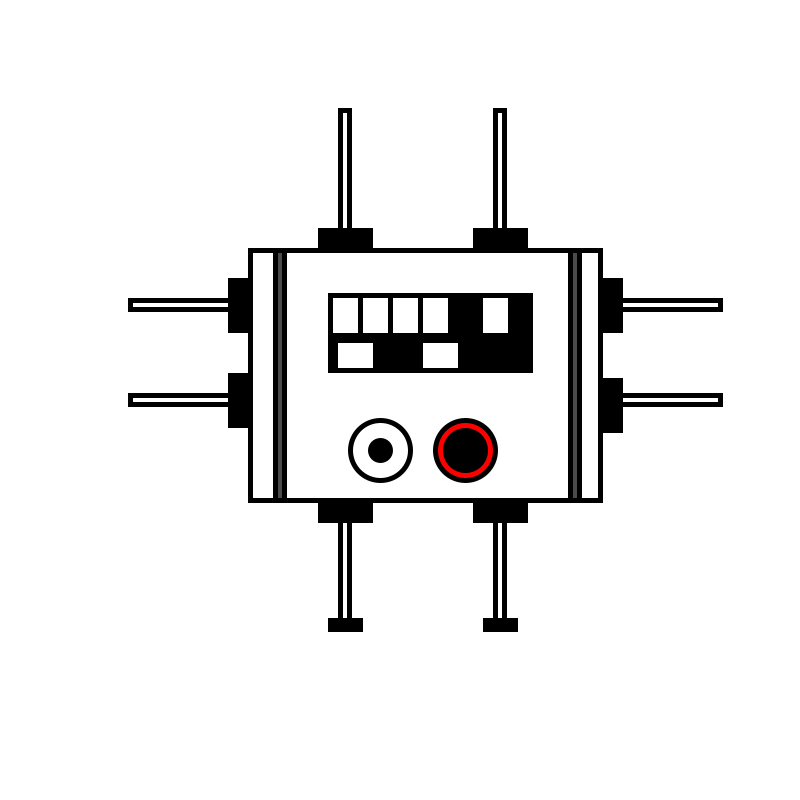
Frame 1 (no input)
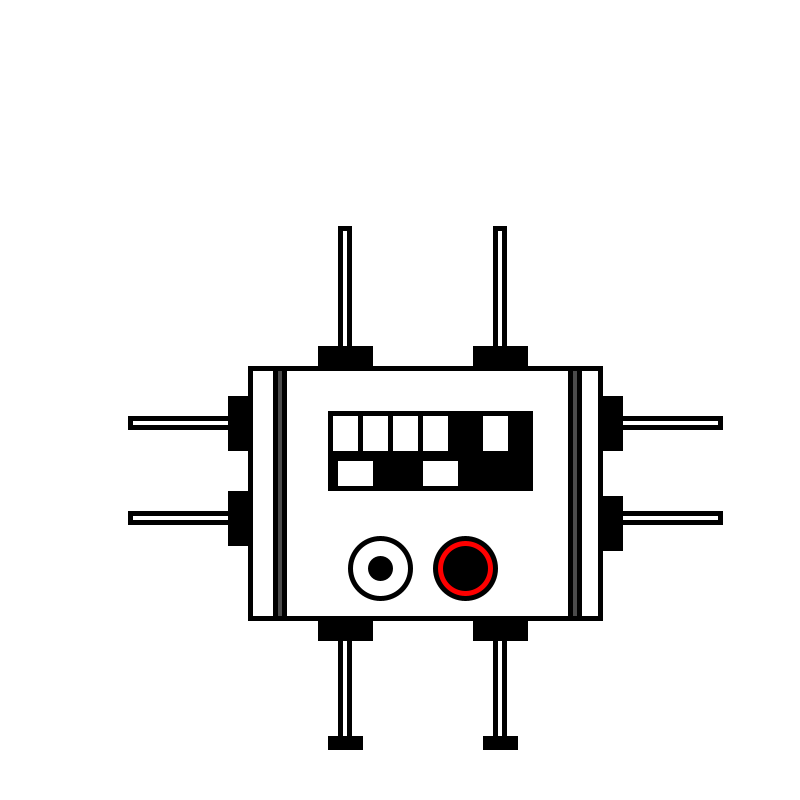
Frame 60 (the mouse pressed at the canvas centre just before this capture)
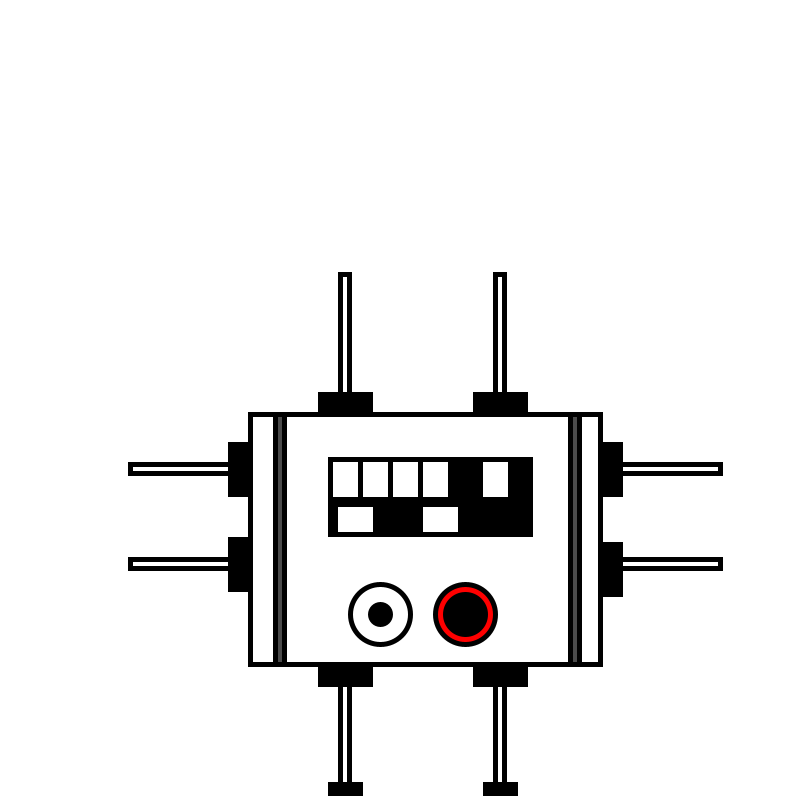
Frame 120 (the mouse held since frame 60 and released just before this capture)

The Processing sketch that drew these frames (run headless with seeded random() and noise(); from frame 60 on, the mouse is pressed at the canvas centre):

// Processing sketch: processing_52078
// ── processing_52078.pde

// Ariel Leath code assignment 1 - Bestiary
// Jan 27, 2012

int x=400;
int y=300;
int counter=0;

void setup (){
smooth();
size(800,800);
background(255);
//int a=900;
//int b=400;
}

void draw (){
  //x=400;
  println(x);
  //y=300;
  println(y);

// begin drawing "cop" monster
// body
background(255);
//a=a+2;
//b=x-150;
strokeWeight(5);
fill(255,0);
rect(x-150,y-50,350,250);

// mouth
fill(0);
stroke(0);
rect(x-70,y-5,200,75);
noFill();

// "bottom" teeth
fill(255);
stroke(255);
rect(x-65,y,20,30);
rect(x-35,y,20,30);
rect(x-5,y,20,30);
rect(x+25,y,20,30);
rect(x+85,y,20,30);

// "top" teeth
rect(x-60,y+45,30,20);
rect(x+25,y+45,30,20);


// left eye
stroke(0);
fill(255,0,0);
ellipse(x+65,y+150,60,60);
noFill();
ellipse(x-20,y+150,60,60);

// right eye
fill(0);
ellipse(x+65,y+150,40,40);
ellipse(x-20,y+150,20,20);
noFill();

// legs...? arms...?

// left base leg
rect(x-60,y+200,9,120);
fill(0);
rect(x-80,y+200,50,20);
//foot
rect(x-70,y+320,30,9);

// right base leg
noFill();
rect(x+95,y+200,9,120);
fill(0);
rect(x+75,y+200,50,20);
//foot
rect(x+85,y+320,30,9);
noFill();

//right side arms
//top
rect(x+200,y,120,9);
fill(0);
rect(x+200,y-20,20,50);
noFill();
//bottom
rect(x+200,y+95,120,9);
fill(0);
rect(x+200,y+80,20,50);
noFill();

//left side arms
//bottom
rect(x-270,y+95,120,9);
fill(0);
rect(x-170,y+75,20,50);
noFill();
//top
rect(x-270,y,120,9);
fill(0);
rect(x-170,y-20,20,50);
noFill();

//top arms
// top arm left
rect(x-60,y-190,9,120);
fill(0);
rect(x-80,y-70,50,20);
noFill();
// top arm right
rect(x+95,y-190,9,120);
fill(0);
rect(x+75,y-70,50,20);
noFill();

//straps
fill(75);
rect(x-125,y-50,9,250);
rect(x+170,y-50,9,250);

//c'est complete


if (y>500 && counter==0){
  y-=2; 
  counter=1;
}
if (counter==0){
  y+=2;
}
if (y<100 && counter==1){
  y+=2;
  counter=0;
}
if (counter==1){
  y-=2;
}
  
  
}
